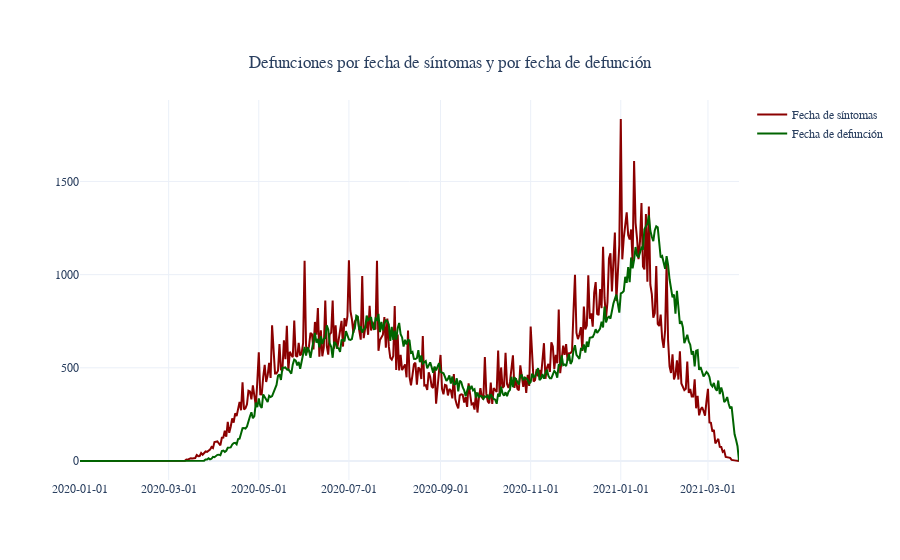

The notebook cell this image was saved under:
### Code cell
# Series TODAS

fig = go.Figure()

fig.add_trace( go.Scatter( x = Series_Casos['Fecha'], y = Series_Casos['Defunciones_Sint'], 
                          name = 'Fecha de síntomas', line_color = 'darkred' ) )

fig.add_trace( go.Scatter( x = Series_Casos['Fecha'], y = Series_Casos['Defunciones_Muer'], 
                          name = 'Fecha de defunción', line_color = 'darkgreen' ) )

fig.update_layout( template = 'plotly_white', # "plotly", "plotly_white", "ggplot2", "seaborn", "simple_white", "none"
                  barmode = 'overlay', 
                  title = { 'text': 'Defunciones por fecha de síntomas y por fecha de defunción',
                           'y':0.9, 'x':0.5, 'xanchor': 'center', 'yanchor': 'top'}, 
                  font_family = 'Calibri Light')

fig.update_xaxes(tickformat = '%Y-%m-%d') # (tickangle = 90, tickformat = '%Y-%m-%d')

fig.show()

### Figure 1 — Plotly figure (JSON) as saved in the notebook; plotly's stock layout.template omitted (floating-point values rounded to 4 significant figures; data arrays with more than 128 entries replaced by an {"elided": "..."} marker saying what was removed)
{"data": [{"line": {"color": "darkred"}, "name": "Fecha de síntomas", "type": "scatter", "x": {"elided": "447 str values"}, "y": {"elided": "447 int values"}}, {"line": {"color": "darkgreen"}, "name": "Fecha de defunción", "type": "scatter", "x": {"elided": "447 str values"}, "y": {"elided": "447 int values"}}], "layout": {"barmode": "overlay", "font": {"family": "Calibri Light"}, "title": {"text": "Defunciones por fecha de síntomas y por fecha de defunción", "x": 0.5, "xanchor": "center", "y": 0.9, "yanchor": "top"}, "xaxis": {"tickformat": "%Y-%m-%d"}}}
